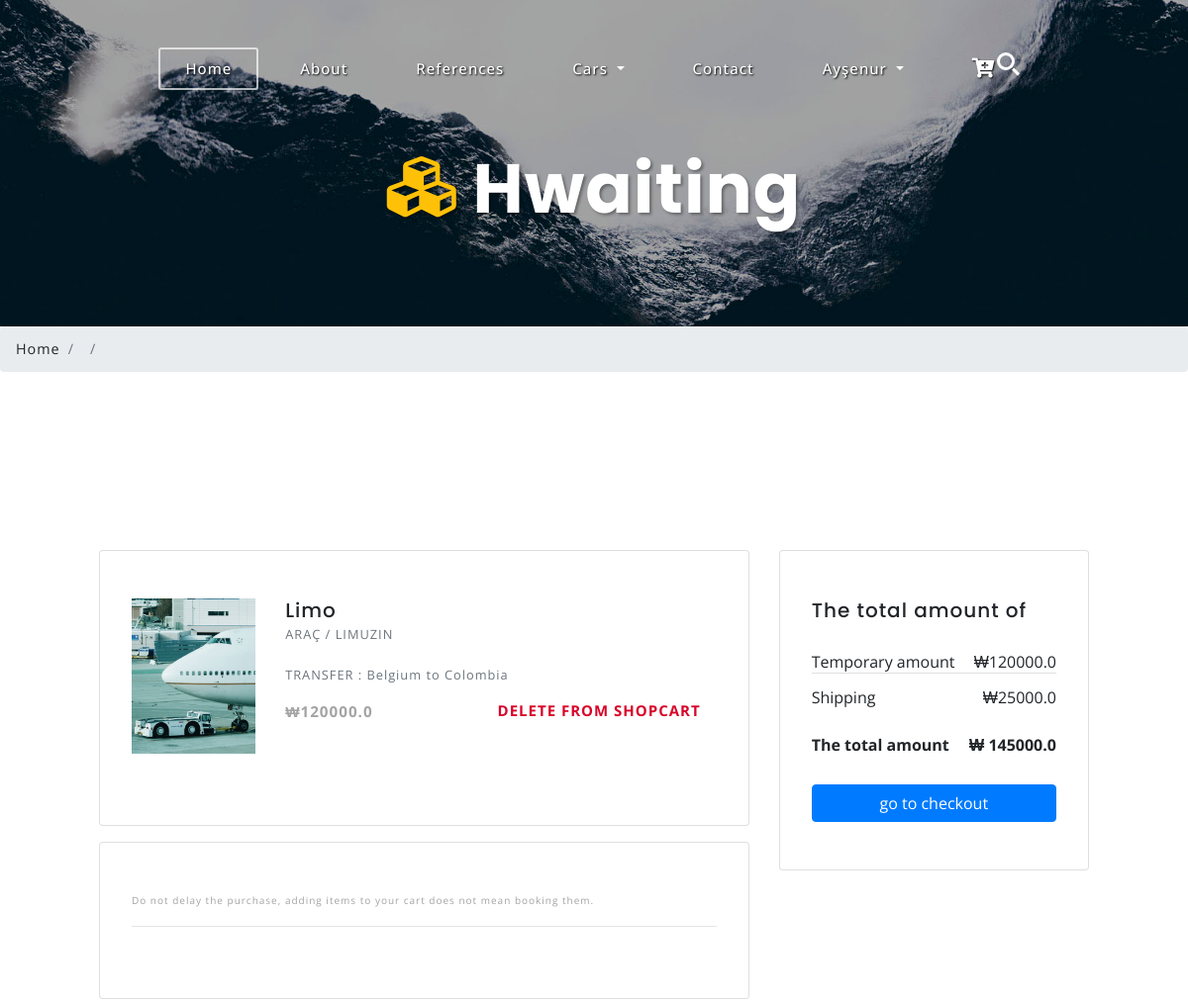
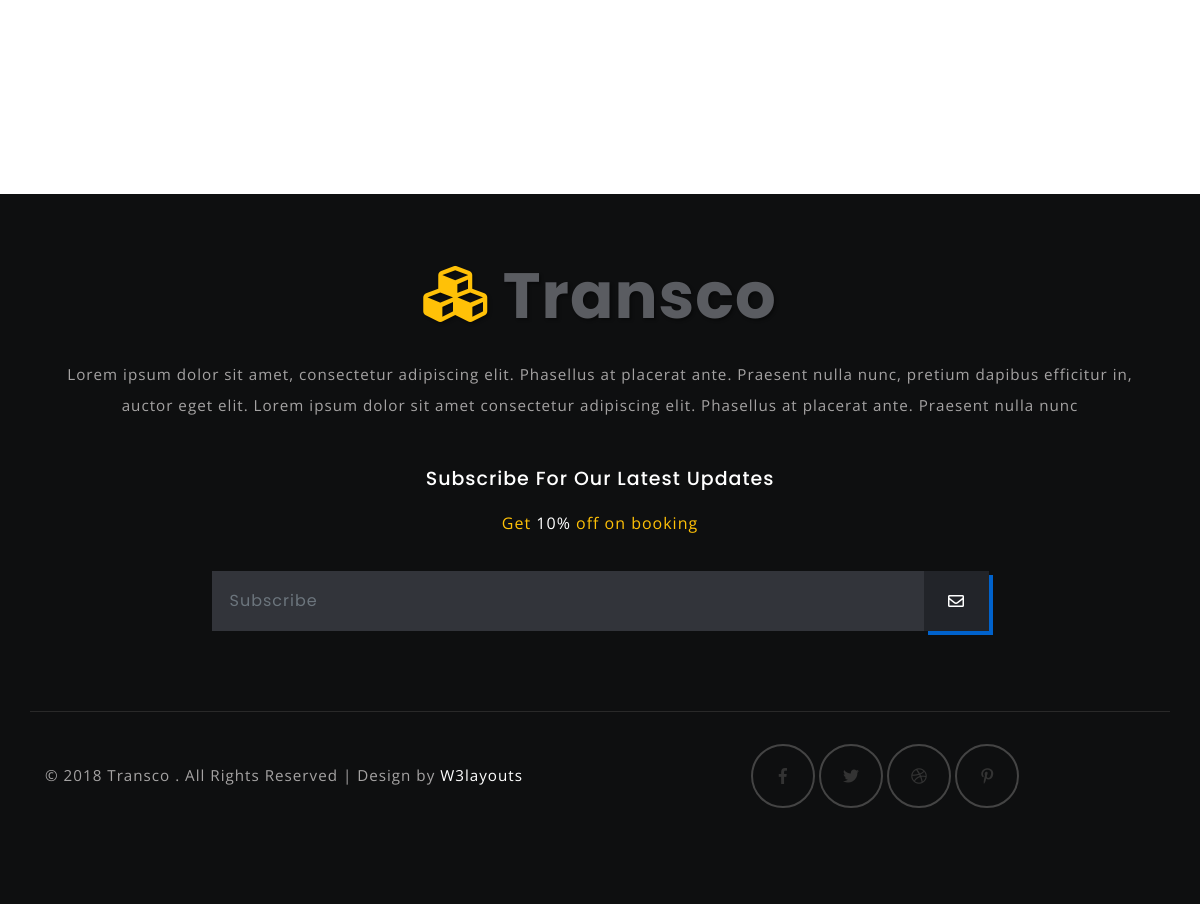
/reservation/ (signed in), run on the app's committed database (2 pictures, top to bottom).
### reservation/models.py (models this page shows, shortened)
class ShopCart (models.Model):
    user = models.ForeignKey(User, on_delete=models.SET_NULL, null=True)
    car = models.ForeignKey(Car, on_delete=models.SET_NULL, null=True)
    from_location = models.CharField( max_length=50, null=True)
    to_location = models.CharField( max_length=50, null=True)
    date = models.CharField( max_length=50, null=True)
    time = models.CharField( max_length=50, null=True)
    @property
    def calculated_price(self):
        return (self.car.km_price + self.car.base_price)

### car/models.py (models this page shows, shortened)
class Car(models.Model):
    STATUS = (
        ('True', 'Evet'),
        ('False', 'Hayır'),
    )
    status = models.CharField(max_length=10, choices=STATUS)
    category = models.ForeignKey(Category, on_delete=models.CASCADE)
    title = models.CharField(max_length=30)
    detail = RichTextField()
    base_price = models.FloatField(null=False, default="0")
    km_price = models.FloatField(null=False,default="0")
    capasity = models.CharField(max_length=255, blank=True)
    description = models.CharField(max_length=30)
    keywords = models.CharField(max_length=255)
    image = models.ImageField(blank=True, upload_to='images/')
    slug = models.SlugField(null=False, unique=True)
    created_at = models.DateTimeField(auto_now_add=True)
    updated_at = models.DateTimeField(auto_now=True)
    def __str__(self):
        return self.title
    def image_tag(self):
        return mark_safe('<img src="{}" height="50"/>'.format(self.image.url))
    image_tag.short_description = 'Image'

class Category(MPTTModel):
    STATUS = (
        ('True', 'Evet'),
        ('False', 'Hayır'),
    )
    title = models.CharField(max_length=30)
    keywords = models.CharField(max_length=255)
    description = models.CharField(max_length=255)
    detail = RichTextField()
    status = models.CharField(max_length=10, choices=STATUS)
    image = models.ImageField(blank=True, upload_to='images/')
    slug = models.SlugField(null=False, unique=True)
    parent= models.ForeignKey('self', blank=True, null=True, related_name='children', on_delete=models.CASCADE)
    created_at = models.DateTimeField(auto_now_add=True)
    updated_at = models.DateTimeField(auto_now=True)
    parent = TreeForeignKey('self', on_delete=models.CASCADE, null=True, blank=True, related_name='children')
    class MPTTMeta:
        order_insertion_by = ['title']
    def __str__(self):
        full_path = [self.title]
        k = self.parent
        while k is not None:
            full_path.append(k.title)
            k = k.parent
        return ' / '.join(full_path[::-1])
    def image_tag(self):
        return mark_safe('<img src="{}" height="50"/>'.format(self.image.url))
    image_tag.short_description = 'Image'

### reservation/views.py (the view)
# urls.py: path('reservation/', reservationviews.shopcart, name='reservation'),
def shopcart(request):
   category = Category.objects.all()
   current_user = request.user
   shopcart = ShopCart.objects.filter(user_id = current_user.id)
   request.session['cart_items'] = ShopCart.objects.filter(user_id=current_user.id).count()  # count items in shop cart
   total = 0
   context = {
      'shopcart': shopcart,
      'category': category
   }
   return render(request,'reservation.html',context)

### home/templates/reservation.html (shortened to what this page needs)
{% extends "homebase.html" %}
{% block content %}
<div class="banner-inner" id="home">
		<div class="wrapper-inner">
			<h3 class="logo text-center">
				<a class="navbar-brand" href="index.html">
					<i class="fas fa-cubes"></i> Hwaiting</a>
			</h3>
		</div>
	</div>
	<ol class="breadcrumb">
		<li class="breadcrumb-item">
			<a >Home</a>
		</li>
        <li class="breadcrumb-item">
		</li>
		<li class="breadcrumb-item active">{{ car.title}} </li>
	</ol>
<section class="banner-bottom-agile-w3ls" style="margin: 100px;">
  <div class="row">
    <div class="col-lg-8">
      {% for dl in shopcart %}
      <div class="card wish-list mb-3">
        <div class="card-body">
          <div class="row mb-4">
            <div class="col-md-5 col-lg-3 col-xl-3">
              <div class="view zoom overlay z-depth-1 rounded mb-3 mb-md-0">
                <img class="img-fluid w-100"
                  src="{{dl.car.image.url}}"   alt="Sample">
              </div>
            </div>
            <div class="col-md-7 col-lg-9 col-xl-9">
              <div>
                <div class="d-flex justify-content-between">
                  <div>
                    <h5>{{dl.car}}</h5>
                    <p class="mb-3 text-muted text-uppercase small">{{dl.car.category}}</p>
                    <p class="mb-2 text-muted  small"> TRANSFER :  {{dl.from_location}}  to   {{dl.to_location}} </p>
                  </div>
                </div>
                <div class="d-flex justify-content-between align-items-center">
                  <p class="mb-0"><span><strong> &#x20A9;{{dl.car.base_price}}</strong></span></p>
                  <div>
                    <a href="/shopcart/deletecart/{{dl.id}}" onclick="return confirm('You will delete the car. If you want to delete please click okay!')" type="button" class=" small text-uppercase mr-3">
                           <p class="mb-0 text-uppercase "><span><strong style="font-size: 15px; color: #d90429">Delete from shopcart</strong> </span></p>
                    </a>
                  </div>
                </div>
              </div>
            </div>
          </div>
        </div>
      </div>
      <div class="card mb-3">
        <div class="card-body">
                <p style="font-size:10px" > Do not delay the purchase, adding
            items to your cart does not mean booking them.</p>
          <hr class="mb-4">
        </div>
      </div>
    </div>
    <div class="col-lg-4">
      <div class="card mb-3">
        <div class="card-body">
          <h5 class="mb-3">The total amount of</h5>
          <ul class="list-group list-group-flush">
            <li class="list-group-item d-flex justify-content-between align-items-center border-0 px-0 pb-0">
              Temporary amount
              <span>&#x20A9;{{dl.car.base_price}}</span>
            </li>
            <li class="list-group-item d-flex justify-content-between align-items-center px-0">
              Shipping
              <span>&#x20A9;{{dl.car.km_price}}</span>
            </li>
            <li class="list-group-item d-flex justify-content-between align-items-center border-0 px-0 mb-3">
              <div>
                <strong>The total amount </strong>
              </div>
              <span><strong> &#x20A9; {{dl.calculated_price}} </strong></span>
            </li>
          </ul>
          <button type="button" class="btn btn-primary btn-block waves-effect waves-light">go to checkout</button>
        </div>
      </div>
      {%endfor %}
    </div>
  </div>
</section>
{% endblock %}

### home/templates/header.html (shortened to what this page needs)
<header>
	<nav class="navbar navbar-expand-lg navbar-light top-header" >
		<div class="search">
			<div class="cd-main-header">
				<ul class="cd-header-buttons">
					<li>
						<a class="cd-search-trigger" href="#cd-search">
							<span></span>
						</a>
					</li>
				</ul>
			</div>
						{%load mptt_tags %}
		</div>
				<div class="collapse navbar-collapse" id="navbarSupportedContent">
			<ul class="navbar-nav mx-auto">
				<li class="nav-item active">
					<a class="nav-link ml-lg-0" href="/home">Home
					</a>
				</li>
				<li class="nav-item">
					<a class="nav-link" href="/aboutus">About</a>
				</li>
				 <li class="nav-item dropdown">
					<a class="nav-link" href="/references">References</a>
				</li>
				<li class="nav-item dropdown">
					 {% load mptt_tags %}
					<a class="nav-link dropdown-toggle" href="#"  role="button" data-toggle="dropdown" aria-haspopup="true"
							aria-expanded="false">
							Cars
					</a>
				</li>
				<li class="nav-item">
					<a class="nav-link" href="/contact">Contact</a>
				</li>
				{% if user.id is not None %}
				<li class="nav-item dropdown">
							<a class="nav-link dropdown-toggle " href="#" id="navbarDropdown" role="button" data-toggle="dropdown" aria-haspopup="true"
							    aria-expanded="false"
							>
								{{user.first_name}}
							</a>
							<li class="nav-item">
								<a class="nav-link" href="/reservation"><i class="fas fa-cart-plus fa-lg"></i></a>
							</li>
				 {% endif %}
			</ul>
		</div>
	</nav>
</header>

### home/static/css/style.css (style rules this page uses)
html, body { margin: 0; font-size: 100%; font-family: 'Open Sans', sans-serif; background: #fff; }
body a { text-decoration: none; transition: 0.5s all; -webkit-transition: 0.5s all; -moz-transition: 0.5s all; -o-transition: 0.5s all; -ms-transition: 0.5s all; font-family: 'Open Sans', sans-serif; }
h1, h2, h3, h4, h5, h6 { margin: 0; font-family: 'Poppins', sans-serif; letter-spacing: 1px; }
p { margin: 0; font-size: 0.95em; color: #a5a3a3; line-height: 2em; letter-spacing: 1px; }
ul { margin: 0; padding: 0; }
h3.logo a.navbar-brand { font-size: 3em; letter-spacing: 2px; text-shadow: 2px 2px 3px rgba(0, 0, 0, 0.36); color: #fff; margin: 0; font-weight: 700; font-family: 'Poppins', sans-serif; }
h3.logo a.navbar-brand i { color: #ffc107; }
.top-header { position: absolute; width: 100%; z-index: 9; padding: 3em 2em; }
.navbar-light .navbar-nav .nav-link, .dropdown-item { color: #ffffff; font-size: 15px; letter-spacing: 1px; margin: 0em 0.5em; padding: 8px 25px; font-weight: 500; border: 2px solid transparent; text-shadow: 1px 1px 2px #000000; }
.navbar-light .navbar-nav .show>.nav-link, .navbar-light .navbar-nav .active>.nav-link, .navbar-light .navbar-nav .nav-link.show, .navbar-light .navbar-nav .nav-link.active, .navbar-light .navbar-nav .nav-link:hover { color: #ffffff; text-shadow: 1px 1px 2px #000000; border: 2px solid #ffffffad; border-radius: 3px; }
.cd-header-buttons { position: absolute; display: inline-block; top: 47px; right: 165px; z-index: 99; }
.cd-header-buttons li { display: inline-block; }
.cd-search-trigger, .cd-nav-trigger { position: relative; display: block; width: 36px; height: 36px; overflow: hidden; white-space: nowrap; color: transparent; z-index: 3; }
.cd-search-trigger::before, .cd-search-trigger::after { content: ''; position: absolute; -webkit-transition: opacity 0.3s; -moz-transition: opacity 0.3s; transition: opacity 0.3s; -webkit-transform: translateZ(0); -moz-transform: translateZ(0); -ms-transform: translateZ(0); -o-transform: translateZ(0); transform: translateZ(0); -webkit-backface-visibility: hidden; backface-visibility: hidden; }
.cd-search-trigger::before { top: 6px; left: 8px; width: 18px; height: 18px; -webkit-border-radius: 50%; -moz-border-radius: 50%; border-radius: 50%; border: 3px solid #fff; }
.cd-search-trigger::after { height: 3px; width: 8px; background: #fff; bottom: 9px; right: 5px; -webkit-transform: rotate(45deg); -moz-transform: rotate(45deg); -ms-transform: rotate(45deg); -o-transform: rotate(45deg); transform: rotate(45deg); }
.cd-search-trigger span { position: absolute; height: 100%; width: 100%; top: 0; left: 0; }
.cd-search-trigger span::before, .cd-search-trigger span::after { content: ''; position: absolute; display: inline-block; height: 3px; width: 22px; top: 50%; margin-top: -2px; left: 50%; margin-left: -11px; background: #fff; opacity: 0; -webkit-transform: translateZ(0); -moz-transform: translateZ(0); -ms-transform: translateZ(0); -o-transform: translateZ(0); transform: translateZ(0); -webkit-backface-visibility: hidden; backface-visibility: hidden; -webkit-transition: opacity 0.3s, -webkit-transform 0.3s; -moz-transition: opacity 0.3s, -moz-transform 0.3s; transition: opacity 0.3s, transform 0.3s; }
.cd-search-trigger span::before { -webkit-transform: rotate(45deg); -moz-transform: rotate(45deg); -ms-transform: rotate(45deg); -o-transform: rotate(45deg); transform: rotate(45deg); }
.cd-search-trigger span::after { -webkit-transform: rotate(-45deg); -moz-transform: rotate(-45deg); -ms-transform: rotate(-45deg); -o-transform: rotate(-45deg); transform: rotate(-45deg); }
.banner-bottom-agile-w3ls { padding: 6em 0; }
.card-body { padding: 3em 2em; }
.wrapper-inner { padding-top: 9em; }
.banner-inner { background: url(../images/banner1.jpg) no-repeat 0px 0px; background-size: cover; -webkit-background-size: cover; -o-background-size: cover; -moz-background-size: cover; -ms-background-size: cover; min-height: 330px; }
li.breadcrumb-item { font-size: 0.9em; letter-spacing: 1px; }
li.breadcrumb-item a { color: #333; }
.breadcrumb-item.active { color: #0062cc; }
@media (max-width:1440px) { .banner-bottom-agile-w3ls { padding: 5em 0; } }
@media (max-width:1280px) { h3.logo a.navbar-brand { font-size: 2.5em; letter-spacing: 1px; } }

### home/static/css/lightbox.css (style rules this page uses)
body:after { display: none; }

### home/static/css/contact.css (style rules this page uses)
body a { text-decoration: none; transition: 0.5s all; -webkit-transition: 0.5s all; -moz-transition: 0.5s all; -o-transition: 0.5s all; -ms-transition: 0.5s all; }

### data on the page
ShopCart: car.image (picture), car "Limo", car.category "ARAÇ / LIMUZIN", from_location "Belgium", to_location "Colombia", car.base_price "120000.0", car.km_price "25000.0", calculated_price "145000.0"

### other printed values
{{ user.first_name }} "Ayşenur"
